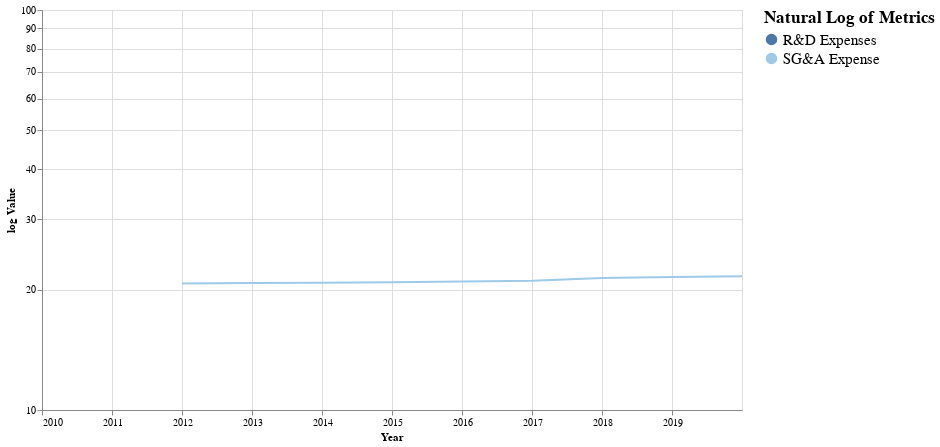

This figure's notebook cell:
### Code cell
make_multi_LineGraph(operating_g, True)

### Figure 1 — Vega-Lite specification as saved in the notebook (floating-point values rounded to 4 significant figures)
{"config": {"view": {"continuousWidth": 400, "continuousHeight": 300}}, "layer": [{"mark": "line", "encoding": {"color": {"type": "nominal", "field": "Metric", "legend": {"labelFontSize": 15, "title": "Natural Log of Metrics", "titleFontSize": 17}, "scale": {"scheme": "tableau20"}}, "x": {"type": "temporal", "field": "Year"}, "y": {"type": "quantitative", "field": "log Value", "scale": {"type": "log"}}}}, {"mark": {"type": "rule", "color": "#aaa"}, "encoding": {"x": {"type": "temporal", "field": "Year"}}, "transform": [{"filter": {"selection": "selector101"}}]}, {"mark": "circle", "encoding": {"color": {"type": "nominal", "field": "Metric", "legend": {"labelFontSize": 15, "title": "Natural Log of Metrics", "titleFontSize": 17}, "scale": {"scheme": "tableau20"}}, "opacity": {"condition": {"value": 1, "selection": "selector101"}, "value": 0}, "x": {"type": "temporal", "field": "Year"}, "y": {"type": "quantitative", "field": "log Value", "scale": {"type": "log"}}}, "selection": {"selector101": {"type": "multi", "fields": ["Metric"], "bind": "legend", "on": "mouseover", "nearest": true, "empty": "none"}}}, {"mark": {"type": "text", "align": "left", "dx": 5, "dy": -5, "stroke": "white", "strokeWidth": 2}, "encoding": {"color": {"type": "nominal", "field": "Metric", "legend": {"labelFontSize": 15, "title": "Natural Log of Metrics", "titleFontSize": 17}, "scale": {"scheme": "tableau20"}}, "text": {"type": "quantitative", "field": "log Value"}, "x": {"type": "temporal", "field": "Year"}, "y": {"type": "quantitative", "field": "log Value", "scale": {"type": "log"}}}, "transform": [{"filter": {"selection": "selector101"}}]}, {"mark": {"type": "text", "align": "left", "dx": 5, "dy": -5}, "encoding": {"color": {"type": "nominal", "field": "Metric", "legend": {"labelFontSize": 15, "title": "Natural Log of Metrics", "titleFontSize": 17}, "scale": {"scheme": "tableau20"}}, "text": {"type": "quantitative", "field": "log Value"}, "x": {"type": "temporal", "field": "Year"}, "y": {"type": "quantitative", "field": "log Value", "scale": {"type": "log"}}}, "transform": [{"filter": {"selection": "selector101"}}]}], "data": {"name": "data-ebd754b8e86f2217a6ee06875e3a69f0"}, "height": 400, "width": 700, "$schema": "https://vega.github.io/schema/vega-lite/v4.8.1.json", "datasets": {"data-ebd754b8e86f2217a6ee06875e3a69f0": [{"Year": "2019-12-31", "Metric": "R&D Expenses", "Value": 0.0, "log Value": null}, {"Year": "2019-12-31", "Metric": "SG&A Expense", "Value": 2370000000.0, "log Value": 21.59}, {"Year": "2018-12-31", "Metric": "R&D Expenses", "Value": 0.0, "log Value": null}, {"Year": "2018-12-31", "Metric": "SG&A Expense", "Value": 2190000000.0, "log Value": 21.51}, {"Year": "2017-12-31", "Metric": "R&D Expenses", "Value": 0.0, "log Value": null}, {"Year": "2017-12-31", "Metric": "SG&A Expense", "Value": 1924000000.0, "log Value": 21.38}, {"Year": "2016-12-31", "Metric": "R&D Expenses", "Value": 0.0, "log Value": null}, {"Year": "2016-12-31", "Metric": "SG&A Expense", "Value": 1382000000.0, "log Value": 21.05}, {"Year": "2015-12-31", "Metric": "R&D Expenses", "Value": 0.0, "log Value": null}, {"Year": "2015-12-31", "Metric": "SG&A Expense", "Value": 1254000000.0, "log Value": 20.95}, {"Year": "2014-12-31", "Metric": "R&D Expenses", "Value": 0.0, "log Value": null}, {"Year": "2014-12-31", "Metric": "SG&A Expense", "Value": 1136000000.0, "log Value": 20.85}, {"Year": "2013-12-31", "Metric": "R&D Expenses", "Value": 0.0, "log Value": null}, {"Year": "2013-12-31", "Metric": "SG&A Expense", "Value": 1086000000.0, "log Value": 20.81}, {"Year": "2012-12-31", "Metric": "R&D Expenses", "Value": 0.0, "log Value": null}, {"Year": "2012-12-31", "Metric": "SG&A Expense", "Value": 1038000000.0, "log Value": 20.76}, {"Year": "2011-12-31", "Metric": "R&D Expenses", "Value": 0.0, "log Value": null}, {"Year": "2011-12-31", "Metric": "SG&A Expense", "Value": 990500000.0, "log Value": 20.71}, {"Year": "2010-12-31", "Metric": "R&D Expenses", "Value": 0.0, "log Value": null}, {"Year": "2010-12-31", "Metric": "SG&A Expense", "Value": 0.0, "log Value": null}, {"Year": "2009-12-31", "Metric": "R&D Expenses", "Value": 0.0, "log Value": null}, {"Year": "2009-12-31", "Metric": "SG&A Expense", "Value": 1120000000.0, "log Value": 20.84}]}}
